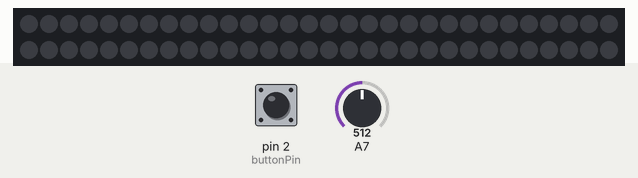
A sketch run on a simulated Arduino Nano, built with avr-gcc and run on an emulated ATmega328P. Shown: 60 RGB LEDs in strip order, left to right, continuing on the next row. Inputs (shaded band) come from the test bench; at power-on: pin 2 (buttonPin) LOW, A7 = 512. Dim RGB values are drawn brighter than linear.

Above: at 1.2 s.
1.3 s: pin 2 (buttonPin) pulled HIGH for 3.2 s
At 3.1 s:
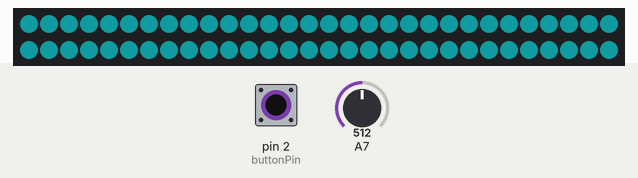
7.5 s: A7 set to 716
At 8.71 s:
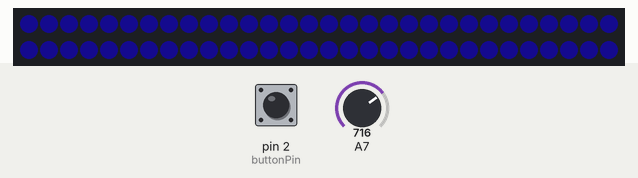
9.2 s: A7 set to 900
At 10.8 s:
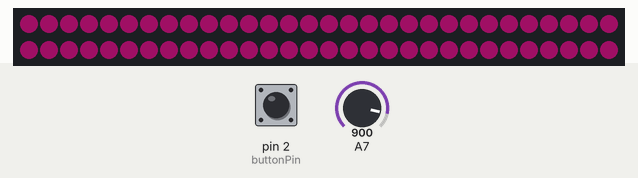
12.2 s: A7 set to 1023
At 14.16 s:
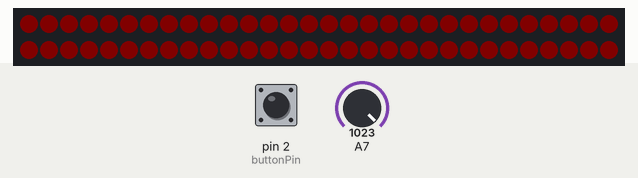
14.2 s: A7 set to 306
At 15.9 s:
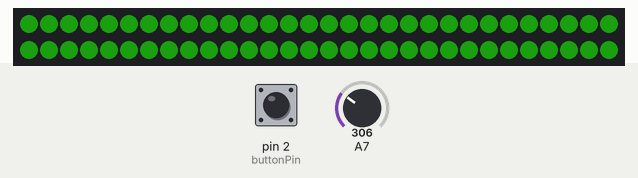
16.0 s: A7 set to 122
At 19.3 s:
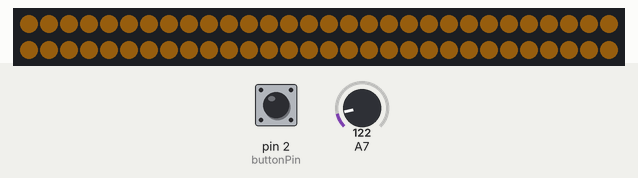

Measured:
- after the input at 1.3 s, the LEDs: change after 1.0 s (image 1)
- after the input at 7.5 s, the LEDs: first change at once (image 2 shows a later state)
- after the input at 9.2 s, the LEDs: first change after 0.21 s (image 3 shows a later state)
- after the input at 12.2 s, the LEDs: first differ from a run without the input after 0.39 s (image 4 shows a later state)
- after the input at 14.2 s, the LEDs: first change after 0.05 s (image 5 shows a later state)

The sketch:

shelf.ino
```cpp
/* Code assembly by Alvin Tran
 * Arduino Nano controlling 60 LED / 1M Neopixel
 * Interfaced by a potentiometer and a button for color control and settings
 *
 *
 *
 *
 *
 */
//Include for neopixel controller
#include <Adafruit_NeoPixel.h>

#define PIXEL_PIN 6  //pin fro neopixel

Adafruit_NeoPixel strip = Adafruit_NeoPixel(60, PIXEL_PIN, NEO_GRB + NEO_KHZ800);
// brightness controller
uint16_t bright_max = 100; //100 - breathe
uint16_t bright_min = 0; //duratiuon is difference between
uint16_t bright = bright_min;
uint16_t bright_breathe = 0;
uint16_t increasing = true;
float colours[] = {0, 106, 180, 250,330};
int motion = 0;
int breath = 0;
int inc = -0.1 ;
int breathDelay = 10;
int breathWait = 3000;


int buttonPin = 2;

void setup() {

    //
    pinMode(buttonPin, INPUT);
    Serial.begin(9600);
    //Initialize Strip
    strip.begin();
    strip.setBrightness(60);
    strip.fill(strip.Color(0,0,0),0);
    strip.show(); // Initialize all pixels to 'off'

}


// ================================================================
// ===                    MAIN PROGRAM LOOP                     ===
// ================================================================

void loop() {
    //button stuff
    int reading = digitalRead(buttonPin);
    //Serial.println(reading);
    // check to see if you just pressed the button
    // (i.e. the input went from LOW to HIGH), and you've waited long enough
    // since the last press to ignore any noise:

    // If the switch changed, due to noise or pressing:
    if (reading != 0){
      //off = !off;
      motion = (motion + 1) % 3;
      delay(1000);
    }


    if (motion == 0){ //off
       strip.fill(strip.Color(0,0,0),0);
       breath = 0;
       strip.show(); // Initialize all pixels to 'off'

    }

    else { //breath
      float in = analogRead(A7);
      //Serial.println(in);
      if (motion ==1){
        strip.fill(strip.gamma32(strip.ColorHSV((in / 1023.0) * 65536 , 150, 200)),0);
        breath = 0;
      }

      if (motion == 2){
        if (breath == bright_max)
          {inc = -1;
           //delay(breathWait);
          }

        if (breath == bright_min){
          inc = 1;
          delay(breathWait);
        }
        breath += inc;
        strip.fill(strip.gamma32(strip.ColorHSV((in / 1023.0) * 65536 , 150, 200- breath)),0);
        delay(breathDelay);


      }
    strip.show();
    }


}
```
